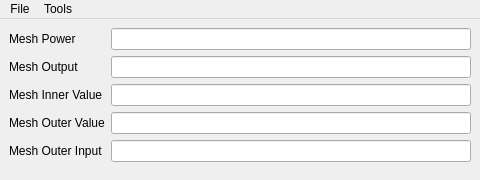
<?xml version="1.0" encoding="UTF-8"?>
<ui version="4.0">
 <class>MainWindow</class>
 <widget class="QMainWindow" name="MainWindow">
  <property name="geometry">
   <rect>
    <x>0</x>
    <y>0</y>
    <width>480</width>
    <height>180</height>
   </rect>
  </property>
  <widget class="QWidget" name="centralwidget">
   <layout class="QFormLayout" name="formLayout">
    <item row="0" column="0">
     <widget class="QLabel" name="labelPower">
      <property name="text">
       <string>Mesh Power</string>
      </property>
     </widget>
    </item>
    <item row="0" column="1">
     <widget class="QLineEdit" name="editPower"/>
    </item>
    <item row="1" column="0">
     <widget class="QLabel" name="labelOutput">
      <property name="text">
       <string>Mesh Output</string>
      </property>
     </widget>
    </item>
    <item row="1" column="1">
     <widget class="QLineEdit" name="editOutput"/>
    </item>
    <item row="2" column="0">
     <widget class="QLabel" name="labelInnerValue">
      <property name="text">
       <string>Mesh Inner Value</string>
      </property>
     </widget>
    </item>
    <item row="2" column="1">
     <widget class="QLineEdit" name="editInnerValue"/>
    </item>
    <item row="3" column="0">
     <widget class="QLabel" name="labelOuterValue">
      <property name="text">
       <string>Mesh Outer Value</string>
      </property>
     </widget>
    </item>
    <item row="3" column="1">
     <widget class="QLineEdit" name="editOuterValue"/>
    </item>
    <item row="4" column="0">
     <widget class="QLabel" name="labelOuterInput">
      <property name="text">
       <string>Mesh Outer Input</string>
      </property>
     </widget>
    </item>
    <item row="4" column="1">
     <widget class="QLineEdit" name="editOuterInput"/>
    </item>
   </layout>
  </widget>
  <widget class="QMenuBar" name="menubar">
   <property name="geometry">
    <rect>
     <x>0</x>
     <y>0</y>
     <width>480</width>
     <height>20</height>
    </rect>
   </property>
   <widget class="QMenu" name="menuFile">
    <property name="title">
     <string>File</string>
    </property>
    <addaction name="actionOpen"/>
    <addaction name="actionSave"/>
    <addaction name="actionSaveAs"/>
   </widget>
   <widget class="QMenu" name="menuTools">
    <property name="title">
     <string>Tools</string>
    </property>
    <addaction name="actionEditor"/>
   </widget>
   <addaction name="menuFile"/>
   <addaction name="menuTools"/>
  </widget>
  <action name="actionEditor">
   <property name="text">
    <string>Open Mesh Editor...</string>
   </property>
  </action>
  <action name="actionOpen">
   <property name="text">
    <string>Open...</string>
   </property>
  </action>
  <action name="actionSave">
   <property name="text">
    <string>Save</string>
   </property>
  </action>
  <action name="actionSaveAs">
   <property name="text">
    <string>Save As...</string>
   </property>
  </action>
 </widget>
 <tabstops>
  <tabstop>editPower</tabstop>
  <tabstop>editOutput</tabstop>
  <tabstop>editInnerValue</tabstop>
  <tabstop>editOuterValue</tabstop>
  <tabstop>editOuterInput</tabstop>
 </tabstops>
 <resources/>
 <connections/>
</ui>
